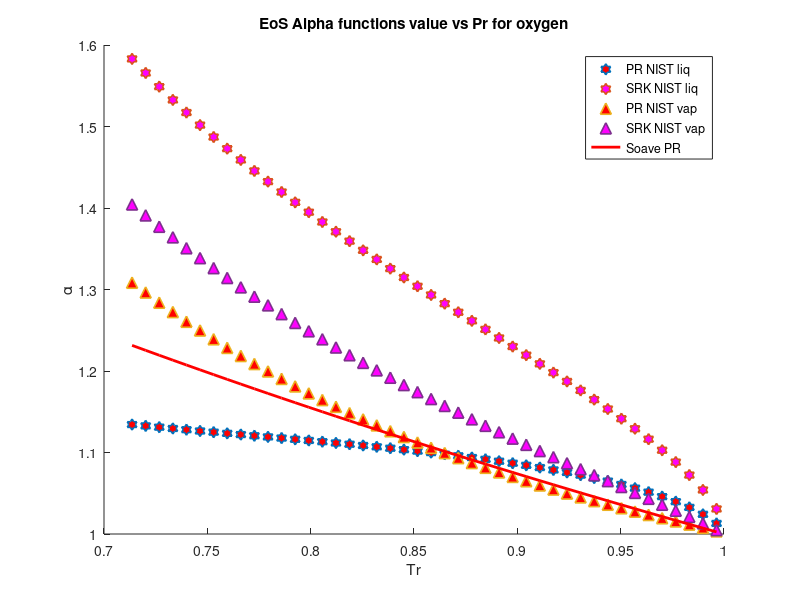

This figure's MATLAB source:
clear 
clc
load CO2_sat_data.mat
%%
%alpha PR & SRK for CO2
P = P*10^6;
omega = 0.224; %Acentric factor
Tc = 304.1; %K
Pc = 7380000; %Pa
R = 8.31446 %J/K*mol
Zc = 0.274;
b1 = 0.07780*(R*Tc/Pc);
a1 = 0.45724*(((R^2)*(Tc^2))/Pc);
b2 = 0.08664*(R*Tc/Pc);
a2 = 0.42747*(((R^2)*(Tc^2))/Pc);
omega_c = 1-3*Zc;
omega_b = 0.08446114781;
omega_a = 3*Zc^2+3*(1-2*Zc)*omega_b+omega_b^2+1-3*Zc;
a3 = omega_a*(((R^2)*(Tc^2))/Pc);
b3 = omega_b*(R*Tc/Pc);
c3 = omega_c*(R*Tc/Pc);
T = 217; %k
M = 44/1000; %kg/mol
S1=0.37464+1.54226*omega-0.26992*omega^2;
S2=0.48508+1.55171*omega-0.176*omega^2;

for i = 1:1:44
   Pr = P/Pc; 
   Tr = T/Tc;
   Tr_list(i)=Tr;
   Vm_liq(i) = M/rho_liq(i);
   Vm_vap(i) = M/rho_vap(i);
   alpha_PT_liq(i) = ((R*T)/(Vm_liq(i)-b3)-P(i))*((Vm_liq(i)^2+b3*Vm_liq(i)+c3*Vm_liq(i)-c3*b3)/a3);
   alpha_PT_vap(i) = ((R*T)/(Vm_vap(i)-b3)-P(i))*((Vm_vap(i)^2+b3*Vm_vap(i)+c3*Vm_vap(i)-c3*b3)/a3);
   alpha_PR_liq(i) = ((R*T)/(Vm_liq(i)-b1)-P(i))*((Vm_liq(i)^2+2*b1*Vm_liq(i)-b1^2)/a1)
   alpha_SRK_liq(i) = ((R*T)/(Vm_liq(i)-b2)-P(i))*((Vm_liq(i)^2+b2*Vm_liq(i))/a2);
   alpha_PR_vap(i) = ((R*T)/(Vm_vap(i)-b1)-P(i))*((Vm_vap(i)^2+2*b1*Vm_vap(i)-b1^2)/a1);
   alpha_SRK_vap(i) = ((R*T)/(Vm_vap(i)-b2)-P(i))*((Vm_vap(i)^2+b2*Vm_vap(i))/a2);
   alpha_soave_PR(i) =(1+S1*(1-sqrt(Tr)))^2;
   alpha_soave_SRK(i) =(1+S2*(1-sqrt(Tr)))^2;
   alpha_Gasem(i) = exp((1.943+0.926*Tr)*(1-(Tr)^0.1441));
%    alpha_twu(i) = (Tr)^(0.081043)*exp(0.915696*(1-(Tr)^(2.61622)));
   Temp(i)=T;
   T = T+2;
end
hold on

 plot(Tr_list,alpha_PR_liq,'h','MarkerSize',8,'MarkerFaceColor','r','LineWidth',1.2)
 %plot(Tr_list,alpha_PT_liq,'h','MarkerSize',8,'MarkerFaceColor','g','LineWidth',1.2)
 plot(Tr_list,alpha_SRK_liq,'h','MarkerSize',8,'MarkerFaceColor','m','LineWidth',1.2)
 plot(Tr_list,alpha_PR_vap,'^','MarkerSize',8,'MarkerFaceColor','r','LineWidth',1.2)
 %plot(Tr_list,alpha_PT_vap,'^','MarkerSize',8,'MarkerFaceColor','g','LineWidth',1.2)
 plot(Tr_list,alpha_SRK_vap,'^','MarkerSize',8,'MarkerFaceColor','m','LineWidth',1.2)
 plot(Tr_list,alpha_soave_PR,'r','LineWidth',2)
% plot(Tr_list,alpha_soave_SRK,'g','LineWidth',2)
% plot(Tr_list,alpha_Gasem,'b','LineWidth',2)

hold off
legend('PR NIST liq','SRK NIST liq','PR NIST vap','SRK NIST vap','Soave PR')
xlabel('Tr')
ylabel('\alpha')
title('EoS Alpha functions value vs Pr for oxygen')
% axis([0.6,1,0.8,2.4])